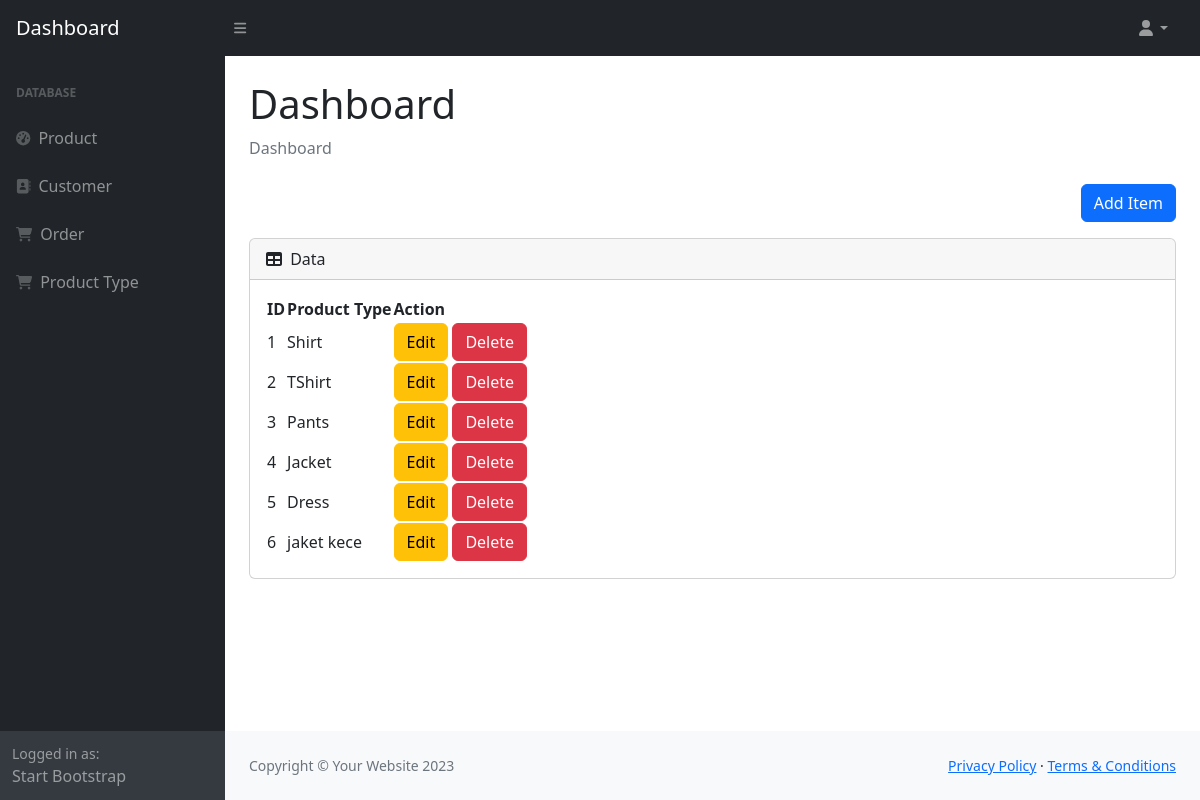
Screenshot of /dashboard/pages/product_type/product_type.php with the database file from the repository.
### tables this page shows
CREATE TABLE `product_type` (
  `id` int(11) NOT NULL,
  `name` varchar(45) DEFAULT NULL
);

### feat/functions.php (called while the page is built, shortened)
<?php
$conn = mysqli_connect("localhost", "root", "", "dbclothing");
function query($query)
{
    global $conn;
    $result = mysqli_query($conn, $query);
    $rows = [];
    while ($row = mysqli_fetch_assoc($result)) {
        $rows[] = $row;
    }
    return $rows;
};

### dashboard/pages/product_type/product_type.php (the view)
<?php
require_once "../../templates/header.php";
$product_type = query("SELECT * FROM product_type");
?>
<div class="d-flex justify-content-end mb-3">
    <a href="add_product_type.php" class="btn btn-primary">Add Item</a>
</div>
<div class="card mb-4">
    <div class="card-header">
        <i class="fas fa-table me-1"></i>
        Data <?= $title; ?>
    </div>
    <div class="card-body">
        <table id="datatablesSimple">
            <thead>
                <tr>
                    <th>ID</th>
                    <th>Product Type</th>
                    <th>Action</th>
                </tr>
            </thead>
            <tbody>
                <?php foreach ($product_type as $p) : ?>
                    <tr>
                        <td><?= $p["id"]; ?></td>
                        <td><?= $p["name"]; ?></td>
                        <td>
                            <a href="edit_product_type.php?id=<?= $p['id']; ?>" class="btn btn-warning">Edit</a>
                            <a href="delete_product_type.php?id=<?= $p['id']; ?>" class="btn btn-danger" onclick="return confirm('Yakin?')">Delete</a>
                        </td>
                    </tr>
                <?php endforeach; ?>
        </table>
    </div>
</div>
</div>
</main>
<?php require_once "../../templates/footer.php" ?>

### rows the page displays
product_type: id "1", name "Shirt"
product_type: id "2", name "TShirt"
product_type: id "3", name "Pants"
product_type: id "4", name "Jacket"
product_type: id "5", name "Dress"
product_type: id "6", name "jaket kece"
